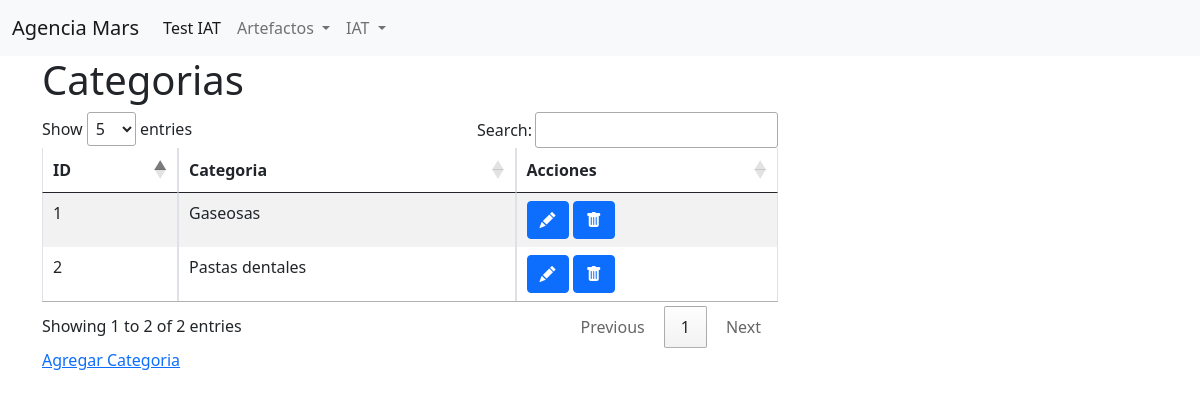
Page /categoria/ on the earlier database version.
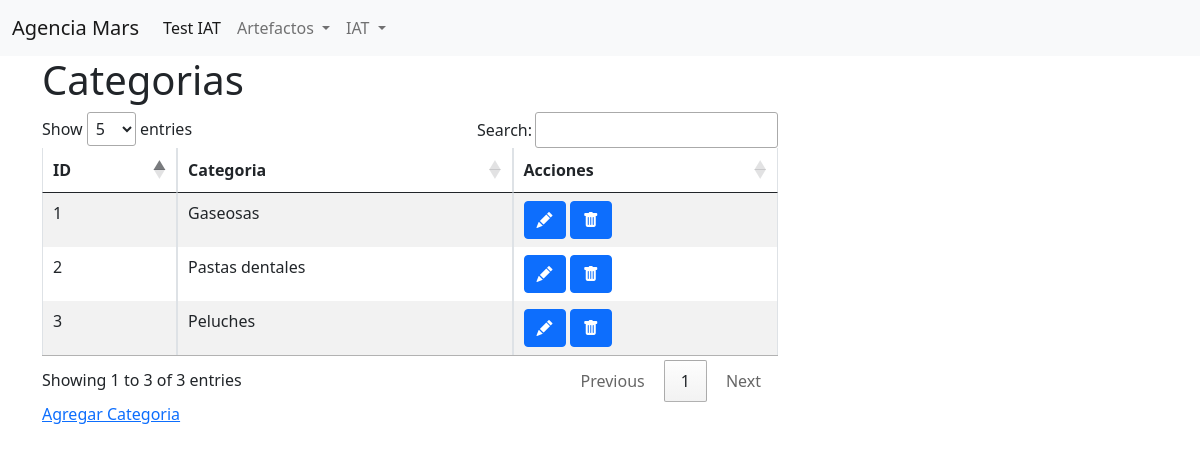
Same page on the later database version.
### test_iat/models.py (models this page shows)
class Categoria(models.Model):
    nombre =  models.CharField(max_length=255,unique=True)
    created_at = models.DateTimeField(auto_now_add=True)
    updated_at = models.DateTimeField(auto_now=True)

### test_iat/views.py (the view)
# urls.py: path('categoria/', views.categorias),
def categorias(request):
    categorias= Categoria.objects.all()
    context = {
    "categorias":categorias,
    "accion":'default'
    }
    return render(request, 'categorias.html', context)

### test_iat/templates/categorias.html (shortened to what this page needs)
{% extends './base.html' %}
{% block content %}
    <div class="container">
        {% ifequal accion "default" %}
        <div class="row">
            <div class="col-8">
                <h1>Categorias</h1>
                <div class="table-responsive">
                    <table id="shows" class="table table-striped table-bordered" width="100%" >
                        <thead>
                            <tr>
                                <th>ID</th>
                                <th>Categoria</th>
                                <th>Acciones</th>
                            </tr>
                        </thead>
                        <tbody>
                        {% for categoria in categorias %}
                            <tr>
                                <td> {{categoria.id}}</td>
                                <td> {{categoria.nombre}}</td>
                                <td><span data-placement="top" data-toggle="tooltip" title="Editar">
                                        <a href="/categoria/{{categoria.id}}/edit" class="btn btn-primary btn-xs" data-title="view" data-toogle="modal" data-target="#view">
                                            <i class="bi bi-pencil-fill"></i>
                                        </a>
                                    </span>
                                    <span data-placement="top" data-toggle="tooltip" title="Delete">
                                        <a href="#" data-href="/categoria/{{categoria.id}}/destroy" class="btn btn-primary btn-xs" data-title="view" data-bs-toggle="modal" data-bs-target="#confirm-delete">
                                            <i class="bi bi-trash-fill"></i>
                                        </a>
                                    </span>
                                </td>
                            </tr>
                        {% endfor %}
                        </tbody>
                    </table>
                </div>
            </div>
        </div>
        <div class="row">
            <div class="col-8">
                <a href="/categoria/new">Agregar Categoria</a>
            </div>
        </div>
        {% endifequal %}
    </div>
{% endblock %}

Differences in the rows shown:
added Categoria: id "3", nombre "Peluches"
Other differences:
text written by a page script: "Show entries Search: Showing 1 to 2 of 2 entries Previous 1 Next" → "Show entries Search: Showing 1 to 3 of 3 entries Previous 1 Next"
